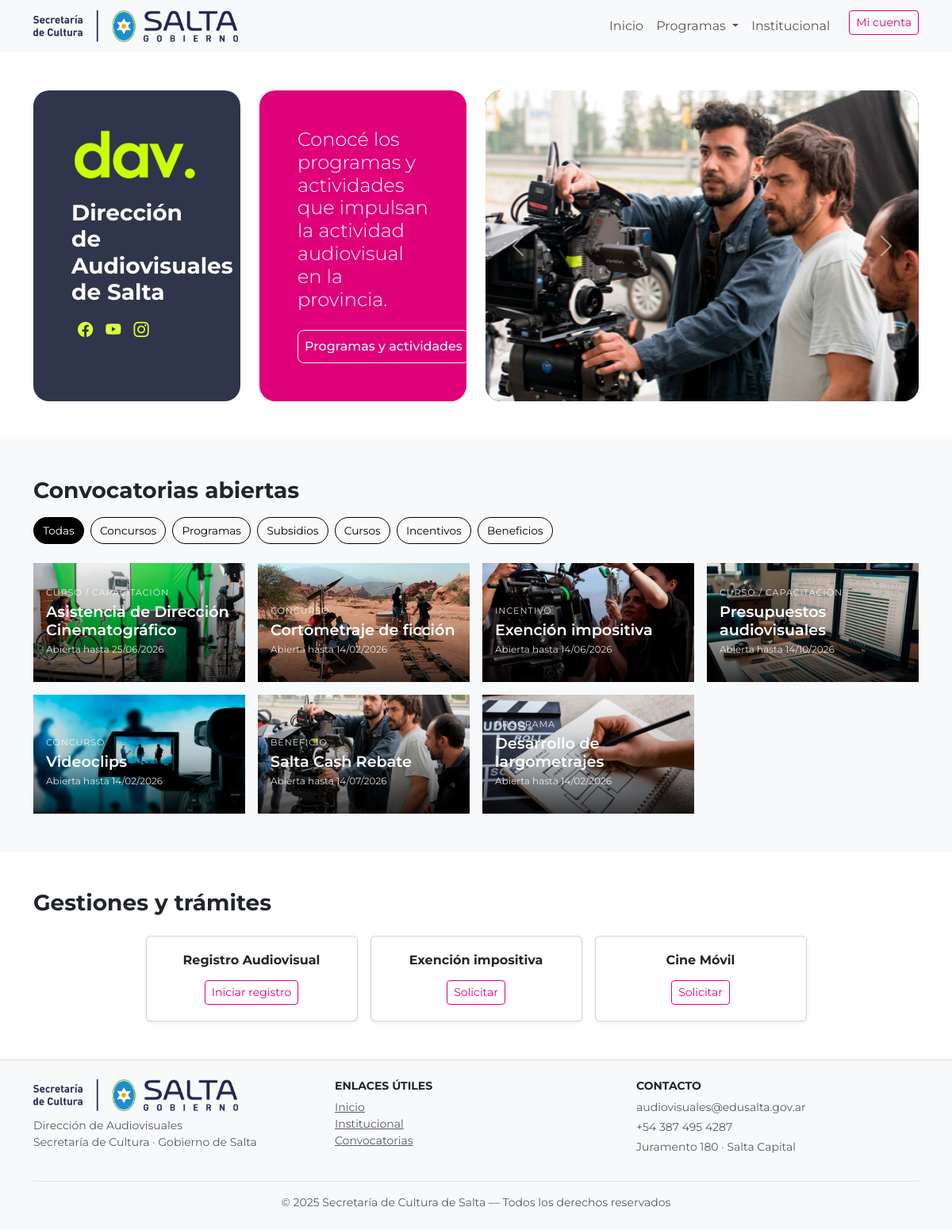
The page / on the database its author committed.
### convocatorias/models.py (models this page shows, shortened)
class Convocatoria(models.Model):
    titulo = models.CharField(max_length=200)
    slug = models.SlugField(unique=True, blank=True)
    descripcion_corta = models.TextField(blank=True)
    descripcion_larga = models.TextField(blank=True)
    url_curso = models.URLField(
        "URL del curso asincrónico",
        blank=True,
        null=True,
        help_text="Solo completar si el curso es asincrónico."
    )
    categoria = models.CharField(max_length=20, choices=CATEGORIAS)
    tematica_genero = models.CharField(max_length=200, blank=True)
    linea = models.CharField(max_length=20, choices=LINEAS)
    requisitos = models.TextField(blank=True)
    beneficios = models.TextField(blank=True)
    bases_pdf = models.FileField(
        upload_to="convocatorias/bases/",
        blank=True,
        null=True
    )
    imagen = models.ImageField(
        upload_to="convocatorias/img/",
        blank=True,
        null=True
    )
    fecha_inicio = models.DateField()
    fecha_fin = models.DateField()
    bloque_personas = models.CharField(
        max_length=20,
        choices=BLOQUE_PERSONAS_TITULO,
        default="JURADO"
    )
    jurado1_nombre = models.CharField(max_length=200, blank=True)
    jurado1_foto = models.ImageField(upload_to="convocatorias/jurados/", blank=True, null=True)
    jurado1_bio = models.TextField(blank=True)
    jurado2_nombre = models.CharField(max_length=200, blank=True)
    jurado2_foto = models.ImageField(upload_to="convocatorias/jurados/", blank=True, null=True)
    jurado2_bio = models.TextField(blank=True)
    jurado3_nombre = models.CharField(max_length=200, blank=True)
    jurado3_foto = models.ImageField(upload_to="convocatorias/jurados/", blank=True, null=True)
    jurado3_bio = models.TextField(blank=True)
    orden = models.PositiveIntegerField(default=0)
    url_destino = models.CharField(max_length=300, blank=True)
    class Meta:
        ordering = ["orden", "-fecha_inicio"]

### sitio_publico/views.py (the view)
# urls.py: path("", views.inicio, name="inicio"),
def inicio(request):
    hoy = timezone.now().date()
    categoria = request.GET.get("categoria")
    convocatorias_vigentes = Convocatoria.objects.filter(
        fecha_inicio__lte=hoy,
        fecha_fin__gte=hoy,
    )
    if categoria:
        convocatorias_vigentes = convocatorias_vigentes.filter(
            categoria=categoria
        )
    return render(
        request,
        "sitio_publico/inicio.html",
        {
            "vigentes": convocatorias_vigentes
        }
    )

### sitio_publico/templates/sitio_publico/inicio.html (shortened to what this page needs)
{% extends "sitio_publico/base.html" %}
{% load static %}
{% block layout %}
<section class="hero-section py-5">
  <div class="container">
    <div class="row g-4">
      <div class="col-lg-3">
        <div class="hero-card-left p-4 p-lg-5 h-100">
          <img
            src="{% static 'sitio_publico/img/dav.png' %}"
            class="d-block w-100 hero-img2 mb-3"
            alt="Dirección de Audiovisuales de Salta"
          />
          <h3 class="fw-bold mb-3 text-white">
            Dirección de Audiovisuales de Salta
          </h3>
          <div class="redes mt-3">
            <a
              href="https://web.facebook.com/davsalta"
              target="_blank"
              rel="noopener noreferrer"
              class="mx-2 redes-icon"
              aria-label="Facebook"
            >
              <i class="bi bi-facebook"></i>
            </a>
            <a
              href="http://www.youtube.com/@Direcci%C3%B3ndeAudiovisualesSalta"
              target="_blank"
              rel="noopener noreferrer"
              class="mx-2 redes-icon"
              aria-label="YouTube"
            >
              <i class="bi bi-youtube"></i>
            </a>
            <a
              href="https://www.instagram.com/direccion.audiovisuales.salta"
              target="_blank"
              rel="noopener noreferrer"
              class="mx-2 redes-icon"
              aria-label="Instagram"
            >
              <i class="bi bi-instagram"></i>
            </a>
          </div>
        </div>
      </div>
      <div class="col-lg-3">
        <div class="hero-card-center p-4 p-lg-5 h-100 d-flex flex-column justify-content-between">
          <h4 class="fw-light text-white mb-4">
            Conocé los programas y actividades que impulsan la actividad
            audiovisual en la provincia.
          </h4>
          <div>
            <a
              href="{% url 'sitio_publico:programas' %}"
              class="btn btn-outline-light btn-lg boton-programa"
            >
              Programas y actividades
            </a>
          </div>
        </div>
      </div>
      <div class="col-lg-6">
        <div class="hero-card-right h-100">
          <div
            id="heroCarousel"
            class="carousel slide h-100"
            data-bs-ride="carousel"
          >
            <div class="carousel-inner h-100">
              <div class="carousel-item active h-100">
                <img
                  src="{% static 'sitio_publico/img/cash-rebate.jpg' %}"
                  class="d-block w-100 hero-img"
                  alt="Cash Rebate"
                />
              </div>
            </div>
            <button
              class="carousel-control-prev"
              type="button"
              data-bs-target="#heroCarousel"
              data-bs-slide="prev"
            >
              <span class="carousel-control-prev-icon"></span>
            </button>
            <button
              class="carousel-control-next"
              type="button"
              data-bs-target="#heroCarousel"
              data-bs-slide="next"
            >
              <span class="carousel-control-next-icon"></span>
            </button>
          </div>
        </div>
      </div>
    </div>
  </div>
</section>
<section class="py-5 bg-light">
  <div class="container">
    <h3 class="fw-bold mb-3">Convocatorias abiertas</h3>
    <div class="mb-4 d-flex flex-wrap gap-2 filtros-convocatorias">
      <a href="?" class="filtro {% if not request.GET.categoria %}active{% endif %}">Todas</a>
      <a href="?categoria=CONCURSO" class="filtro {% if request.GET.categoria == 'CONCURSO' %}active{% endif %}">Concursos</a>
      <a href="?categoria=PROGRAMA" class="filtro {% if request.GET.categoria == 'PROGRAMA' %}active{% endif %}">Programas</a>
      <a href="?categoria=SUBSIDIO" class="filtro {% if request.GET.categoria == 'SUBSIDIO' %}active{% endif %}">Subsidios</a>
      <a href="?categoria=CURSO" class="filtro {% if request.GET.categoria == 'CURSO' %}active{% endif %}">Cursos</a>
      <a href="?categoria=INCENTIVO" class="filtro {% if request.GET.categoria == 'INCENTIVO' %}active{% endif %}">Incentivos</a>
      <a href="?categoria=BENEFICIO" class="filtro {% if request.GET.categoria == 'BENEFICIO' %}active{% endif %}">Beneficios</a>
    </div>
    {% if vigentes %}
      <div class="row g-3">
        {% for c in vigentes %}
          <div class="col-md-6 col-lg-3">
            <a
              href="{% url 'convocatorias:convocatoria_detalle' c.slug %}"
              class="convocatoria-card-mubi"
            >
              {% if c.imagen %}
                <img src="{{ c.imagen.url }}" alt="{{ c.titulo }}">
              {% else %}
                <div class="convocatoria-placeholder"></div>
              {% endif %}
              <div class="overlay">
                <span class="categoria">{{ c.get_categoria_display }}</span>
                <h5 class="titulo">{{ c.titulo }}</h5>
                <p class="fecha">
                  Abierta hasta {{ c.fecha_fin|date:"d/m/Y" }}
                </p>
              </div>
            </a>
          </div>
        {% endfor %}
      </div>
    {% else %}
      <div class="alert alert-light border text-muted">
        No hay convocatorias abiertas en esta categoría en este momento.
      </div>
    {% endif %}
  </div>
</section>
<section class="py-5">
  <div class="container justify-content-center">
    <h3 class="fw-bold mb-4">Gestiones y trámites</h3>
    <div class="row g-3 justify-content-center">
      <div class="col-sm-6 col-lg-3">
        <div class="card h-100 text-center shadow-sm">
          <div class="card-body">
            <h6 class="fw-bold mb-3">Registro Audiovisual</h6>
            <a
              href="{% url 'registro_audiovisual:seleccionar_tipo_registro' %}"
              class="btn btn-outline-primary btn-sm"
            >
              Iniciar registro
            </a>
          </div>
        </div>
      </div>
      <div class="col-sm-6 col-lg-3">
        <div class="card h-100 text-center shadow-sm">
          <div class="card-body">
            <h6 class="fw-bold mb-3">Exención impositiva</h6>
            <a
              href="http://127.0.0.1:8000/convocatorias/exencion-impositiva/"
              class="btn btn-outline-primary btn-sm"
            >
              Solicitar
            </a>
          </div>
        </div>
      </div>
      <div class="col-sm-6 col-lg-3">
        <div class="card h-100 text-center shadow-sm">
          <div class="card-body">
            <h6 class="fw-bold mb-3">Cine Móvil</h6>
            <a href="https://docs.google.com/forms/d/1dUELTaF8F3UWd1FT9o-lvkoofWsxZ4aF2kbB8rCAAGo/edit" class="btn btn-outline-primary btn-sm">Solicitar</a>
          </div>
        </div>
      </div>
    </div>
  </div>
</section>
{% endblock %}

### sitio_publico/static/sitio_publico/css/main.css (style rules this page uses)
html, body { font-family: 'Montserrat', sans-serif; }
.hero-card-left, .hero-card-center, .hero-card-right { border-radius: 20px; overflow: hidden; }
.hero-card-right { height: 350px; background: #000; }
.hero-card-left { background: #2f354a; color: #fff; }
.hero-card-center { background: var(--bs-primary); color: #fff; }
#heroCarousel, #heroCarousel .carousel-inner, #heroCarousel .carousel-item { height: 100%; }
#heroCarousel .carousel-item img { width: 100%; height: 100%; object-fit: cover; display: block; }
.hero-img2 { max-width: 180px; margin-bottom: 10px; object-fit: cover; }
.boton-programa { white-space: nowrap; font-weight: 500; font-size: medium; padding: 0.5rem; }
.redes { display: flex; align-items: center; }
.redes-icon i { font-size: 1.2rem; color: #dbff3d; transition: color 0.2s ease; }
.card-body { padding: 20px; }
.filtros-convocatorias .filtro { text-decoration: none; font-size: 0.85rem; padding: 0.35rem 0.7rem; border-radius: 999px; border: 1px solid #000; color: #000; transition: all 0.2s ease; }
.filtros-convocatorias .filtro:hover, .filtros-convocatorias .filtro.active { background: #000; color: #fff; }
.convocatoria-card-mubi { position: relative; display: block; overflow: hidden; text-decoration: none; color: #fff; }
.convocatoria-card-mubi img, .convocatoria-placeholder { width: 100%; aspect-ratio: 16 / 9; object-fit: cover; display: block; background: #444; }
.convocatoria-card-mubi .overlay { position: absolute; inset: 0; padding: 1rem; display: flex; flex-direction: column; justify-content: flex-end; background: linear-gradient(to top, rgba(0, 0, 0, 0.75), rgba(0, 0, 0, 0.2), transparent); }
.convocatoria-card-mubi .categoria { font-size: 0.7rem; text-transform: uppercase; letter-spacing: 0.08em; opacity: 0.85; }
.convocatoria-card-mubi .titulo { font-size: 1.2rem; font-weight: 600; margin: 0.25rem 0; line-height: 1.2; }
.convocatoria-card-mubi .fecha { font-size: 0.75rem; opacity: 0.85; }
.convocatoria-card-mubi img { transition: transform 0.4s ease; }

### rows shown on the page
Convocatoria: imagen (picture), categoria "CURSO / CAPACITACIÓN", titulo "Asistencia de Dirección Cinematográfico", fecha_fin "25/06/2026"
Convocatoria: imagen (picture), categoria "CONCURSO", titulo "Cortometraje de ficción", fecha_fin "14/02/2026"
Convocatoria: imagen (picture), categoria "INCENTIVO", titulo "Exención impositiva", fecha_fin "14/06/2026"
Convocatoria: imagen (picture), categoria "CURSO / CAPACITACIÓN", titulo "Presupuestos audiovisuales", fecha_fin "14/10/2026"
Convocatoria: imagen (picture), categoria "CONCURSO", titulo "Videoclips", fecha_fin "14/02/2026"
Convocatoria: imagen (picture), categoria "BENEFICIO", titulo "Salta Cash Rebate", fecha_fin "14/07/2026"
Convocatoria: imagen (picture), categoria "PROGRAMA", titulo "Desarrollo de largometrajes", fecha_fin "14/02/2026"
